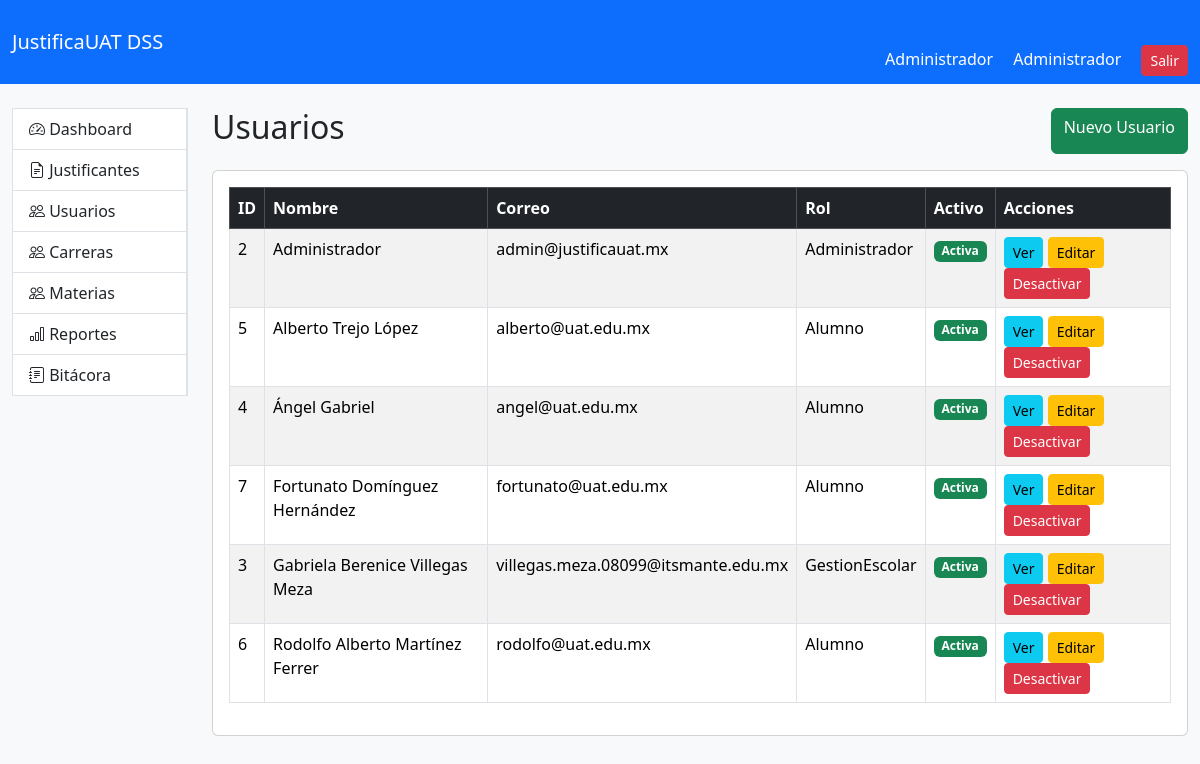
/public/index.php?page=usuarios (signed in), run on the app's committed database.
### tables this page shows
CREATE TABLE `usuarios` (
  `id` int(11) NOT NULL AUTO_INCREMENT,
  `nombre` varchar(150) NOT NULL,
  `apellido_paterno` varchar(100) DEFAULT NULL,
  `apellido_materno` varchar(100) DEFAULT NULL,
  `correo` varchar(150) NOT NULL,
  `password` varchar(255) NOT NULL,
  `rol_id` int(11) NOT NULL,
  `activo` tinyint(1) DEFAULT 1,
  `ultimo_acceso` datetime DEFAULT NULL,
  `created_at` timestamp NOT NULL DEFAULT current_timestamp(),
  `updated_at` timestamp NOT NULL DEFAULT current_timestamp() ON UPDATE current_timestamp(),
  PRIMARY KEY (`id`),
  UNIQUE KEY `correo` (`correo`),
  KEY `fk_usuario_rol` (`rol_id`),
  CONSTRAINT `fk_usuario_rol` FOREIGN KEY (`rol_id`) REFERENCES `roles` (`id`)
);

CREATE TABLE `roles` (
  `id` int(11) NOT NULL AUTO_INCREMENT,
  `nombre` varchar(50) NOT NULL,
  `descripcion` varchar(255) DEFAULT NULL,
  `created_at` timestamp NOT NULL DEFAULT current_timestamp(),
  PRIMARY KEY (`id`),
  UNIQUE KEY `nombre` (`nombre`)
);

### app/Controllers/UsuarioController.php (called while the page is built, shortened)
<?php
require_once __DIR__.'/../Models/Usuario.php';
class UsuarioController
{
    public function index()
    {
        $usuarios = Usuario::obtenerTodos();
        require_once  __DIR__ . '/../Views/usuarios/index.php';
    }
}

### app/Models/Usuario.php (called while the page is built, shortened)
<?php
class Usuario
{
    public static function obtenerTodos()
    {
        $db = Database::connect();
        $sql = " SELECT
        u.*,
        r.nombre AS rol
        FROM usuarios u
        INNER JOIN roles r
        ON u.rol_id = r.id
        ORDER BY u.nombre";
        return $db->query($sql) ->fetchAll(PDO::FETCH_ASSOC);
    }
}
?>

### app/Views/usuarios/index.php (the view)
<?php include '../app/Views/layouts/header.php'; ?>
<?php include '../app/Views/layouts/navbar.php'; ?>
<div class="container-fluid mt-4">
    <div class="row">
        <div class="col-md-2">
        <?php include '../app/Views/layouts/sidebar.php'; ?>
        </div>
        <div class="col-md-10">
    <div class="d-flex justify-content-between mb-3">
        <h2>Usuarios</h2>
        <a
            href="index.php?page=usuarios_create"
            class="btn btn-success">
            Nuevo Usuario
        </a>
    </div>
	<div class="card">
                <div class="card-body">
    <table class="table table-striped table-bordered">
        <thead class="table-dark">
            <tr>
                <th>ID</th>
                <th>Nombre</th>
                <th>Correo</th>
                <th>Rol</th>
                <th>Activo</th>
                <th>Acciones</th>
            </tr>
        </thead>
        <tbody>
            <?php foreach($usuarios as $u): ?>
            <tr>
                <td>
                    <?= $u['id']; ?>
                </td>
                <td>
                    <?= $u['nombre']; ?>
                </td>
                <td>
                    <?= $u['correo']; ?>
                </td>
                <td>
                    <?= $u['rol']; ?>
                </td>
				<td>
									<?php if($u['activo'] == 1): ?>
										<span class="badge bg-success">
											Activa
										</span>
									<?php else: ?>
										<span class="badge bg-secondary">
											Inactiva
										</span>
									<?php endif; ?>
								</td>
                                <td>
                   <a href="index.php?page=usuarios_show&id=<?= $u['id']; ?>"   class="btn btn-info btn-sm">
                        Ver
                    </a>
                    <a href="index.php?page=usuarios_edit&id=<?= $u['id']; ?>"                        class="btn btn-warning btn-sm">
                        Editar
                    </a>
                    <?php if($u['activo']): ?>
                       <a href="index.php?page=usuarios_desactivar&id=<?= $u['id']; ?>  "                          class="btn btn-danger btn-sm">
                            Desactivar
                        </a>
                    <?php else: ?>
                      <a href="  index.php?page=usuarios_activar&id=<?= $u['id']; ?>    "                        class="btn btn-success btn-sm">
                            Activar
                        </a>
                    <?php endif; ?>
                </td>
            </tr>
            <?php endforeach; ?>
        </tbody>
    </table>
</div>
</div>
</div>
<?php include '../app/Views/layouts/footer.php'; ?>

### public/assets/css/style.css (style rules this page uses)
body { background:#f8f9fa; }

### data on the page
usuarios: id "2", nombre "Administrador", correo "admin@justificauat.mx", rol.nombre "Administrador", activo "Activa"
usuarios: id "5", nombre "Alberto Trejo López", correo "alberto@uat.edu.mx", rol.nombre "Alumno", activo "Activa"
usuarios: id "4", nombre "Ángel Gabriel", correo "angel@uat.edu.mx", rol.nombre "Alumno", activo "Activa"
usuarios: id "7", nombre "Fortunato Domínguez Hernández", correo "fortunato@uat.edu.mx", rol.nombre "Alumno", activo "Activa"
usuarios: id "3", nombre "Gabriela Berenice Villegas Meza", correo "villegas.meza.08099@itsmante.edu.mx", rol.nombre "GestionEscolar", activo "Activa"
usuarios: id "6", nombre "Rodolfo Alberto Martínez Ferrer", correo "rodolfo@uat.edu.mx", rol.nombre "Alumno", activo "Activa"

### other printed values
$_SESSION['nombre'] "Administrador"
$_SESSION['rol'] "Administrador"
